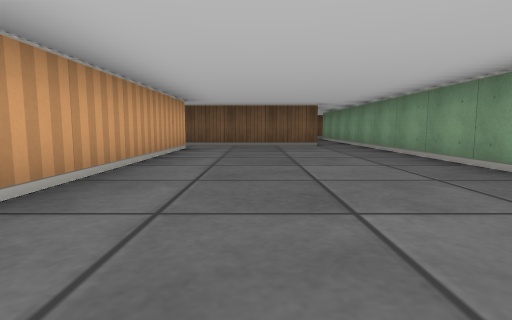
[1] (above)

20 first-person views from a walk through a cub3D ray-caster map. The camera is about half as high as the walls, tilts 6° down and sees 80° across. The floor is counted in squares. Each view is taken from the middle of a square. On the plan, view 1 faces up. The plan holds only what a view shows up to about 9 squares ahead; the rest is blank.

[2]
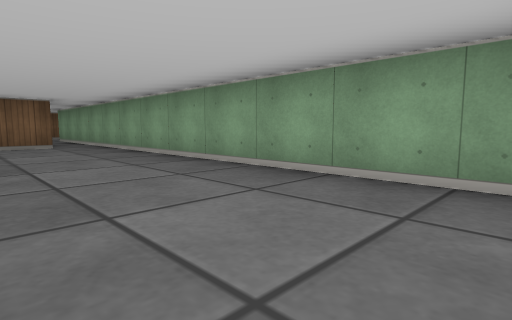

[3]
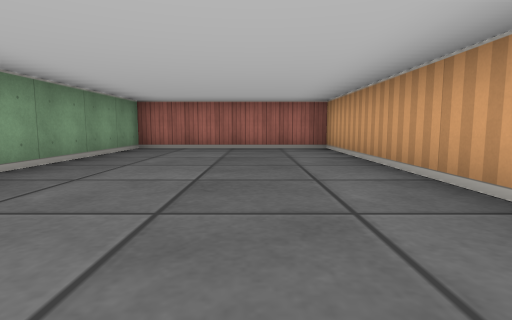

[4]
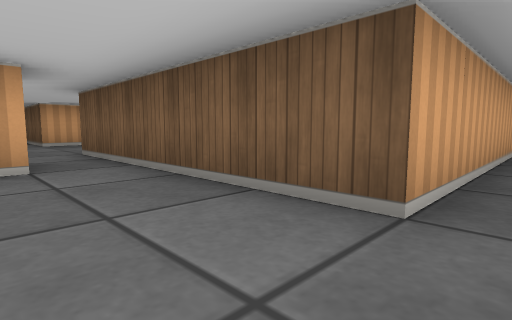

[5]
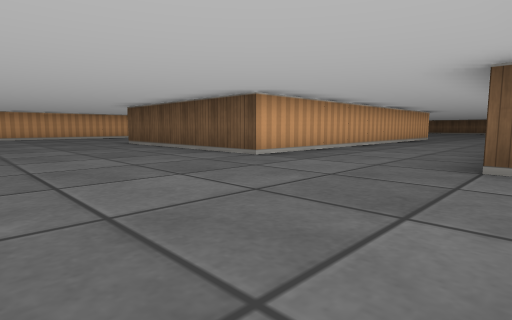

[6]
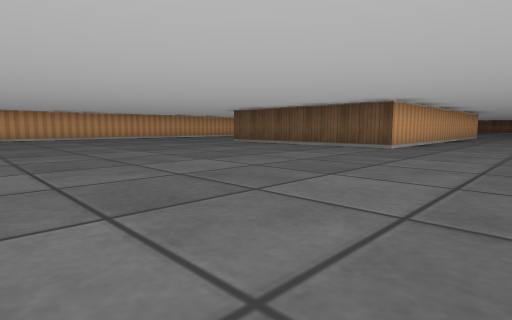

[7]
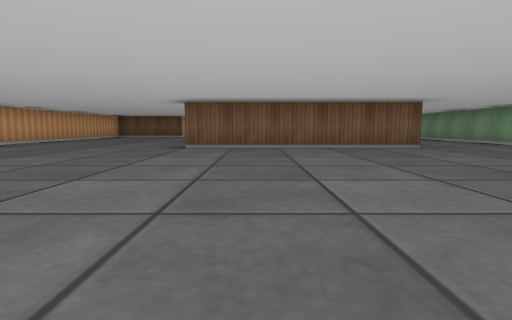

[8]
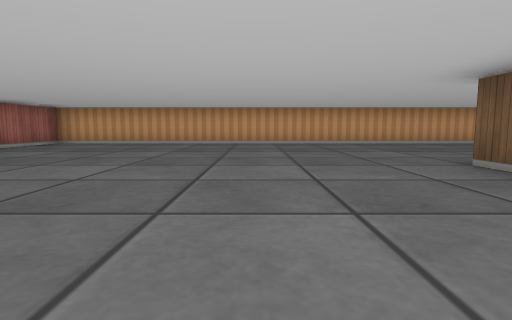

[9]
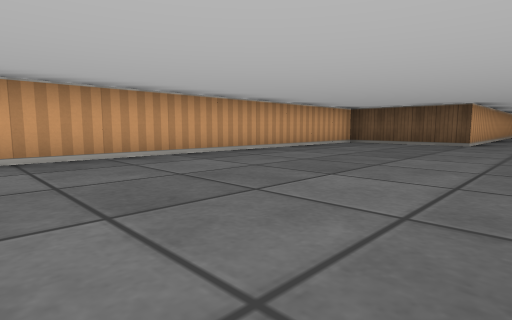

[10]
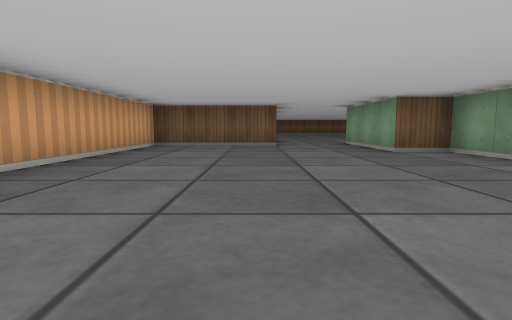

[11]
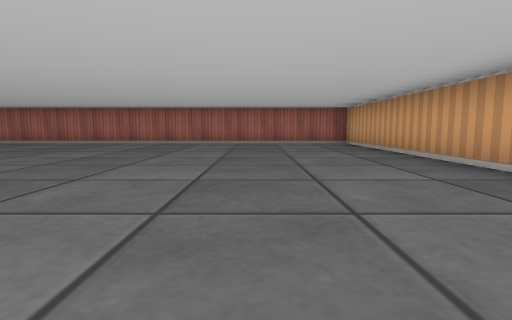

[12]
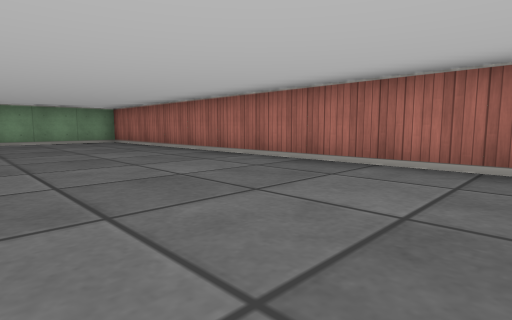

[13]
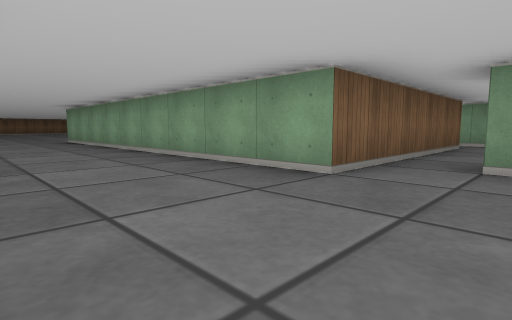

[14]
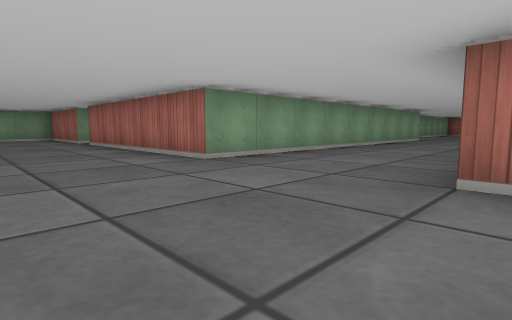

[15]
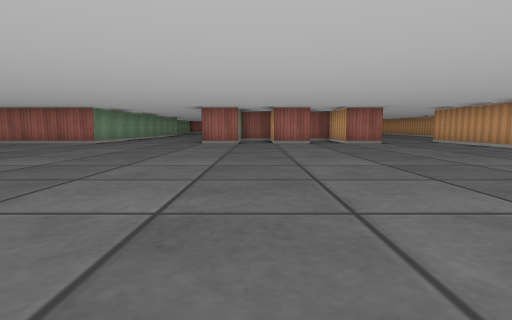

[16]
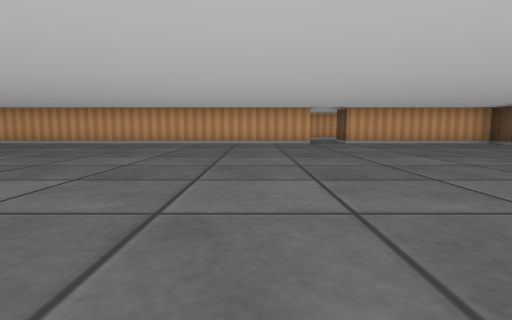

[17]
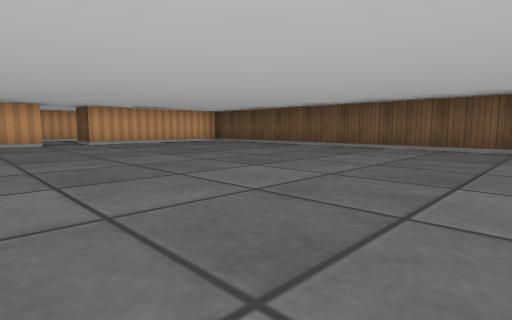

[18]
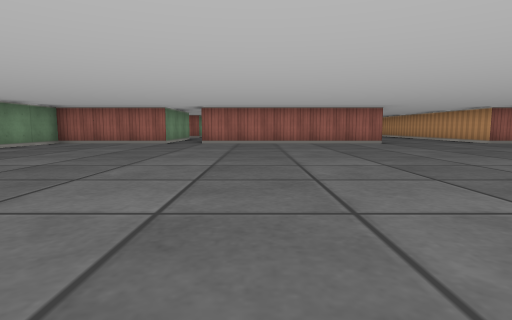

[19]
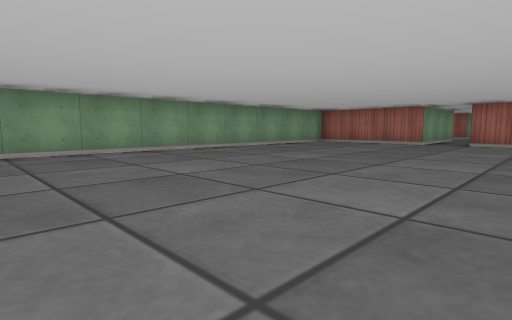

[20]
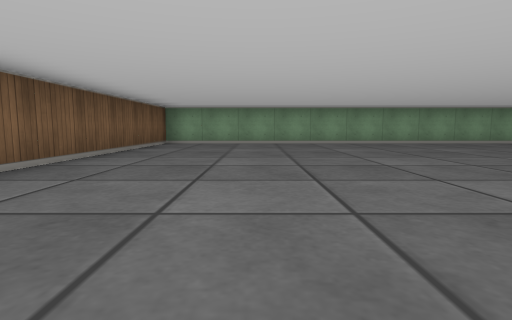

### Floor plan
Ten units are one square. View 1 is at (0, 0); x grows to the right and y downward. Boxes are objects, and circles mark ways between rooms. Rooms are numbered by the first view taken in them; rooms with no view inside come last. Other rooms are left out.
<svg viewBox="-170 -300 230 310">
<path fill="none" stroke="#000" d="M-15 -66 -15 5 25 5 25 -104M15 -118 15 -75 -15 -75M-105 -121 -105 -135 -115 -135 -115 -165M-65 -134 -65 -75 -115 -75M-15 -75 -35 -75 -35 -165M-135 -165 -135 -155 -165 -155 -165 5 -25 5 -25 -22M-65 -165 -65 -159M-35 -165 15 -165M-55 -295 -135 -295 -135 -255M-75 -165 -65 -165M-96 -165 -85 -165M25 -165 55 -165 55 -295 -1 -295M-135 -246 -135 -165M-115 -165 -105 -165 -105 -159"/>
<circle cx="-20" cy="-70" r="3" fill="#2a7"/>
<circle cx="-125" cy="-160" r="3" fill="#2a7"/>
<circle cx="-50" cy="-160" r="3" fill="#2a7"/>
<text x="10" y="-40">1</text>
<text x="-100" y="-70">2</text>
<text x="-40" y="-230">3</text>
</svg>
Room 1 opens to room 2. Room 2 opens to room 3.

Where each view was taken, in squares from view 1:
view 1: 0 up, 0 right, facing up
view 2: 0 up, 0 right, facing up-right
view 3: 6 up, 0 right, facing down
view 4: 6 up, 2 right, facing up-left
view 5: 4 up, 3 left, facing up-left
view 6: 1 up, 4 left, facing up-left
view 7: 1 up, 10 left, facing up
view 8: 5 up, 8 left, facing left
view 9: 7 up, 12 left, facing up-left
view 10: 8 up, 14 left, facing up
view 11: 8 up, 14 left, facing down
view 12: 3 up, 12 left, facing down-right
view 13: 6 up, 6 left, facing up-right
view 14: 19 up, 7 left, facing down-right
view 15: 25 up, 8 left, facing down
view 16: 23 up, 5 left, facing left
view 17: 23 up, 5 left, facing up-left
view 18: 25 up, 0 right, facing down
view 19: 25 up, 0 right, facing down-right
view 20: 27 up, 3 left, facing right
